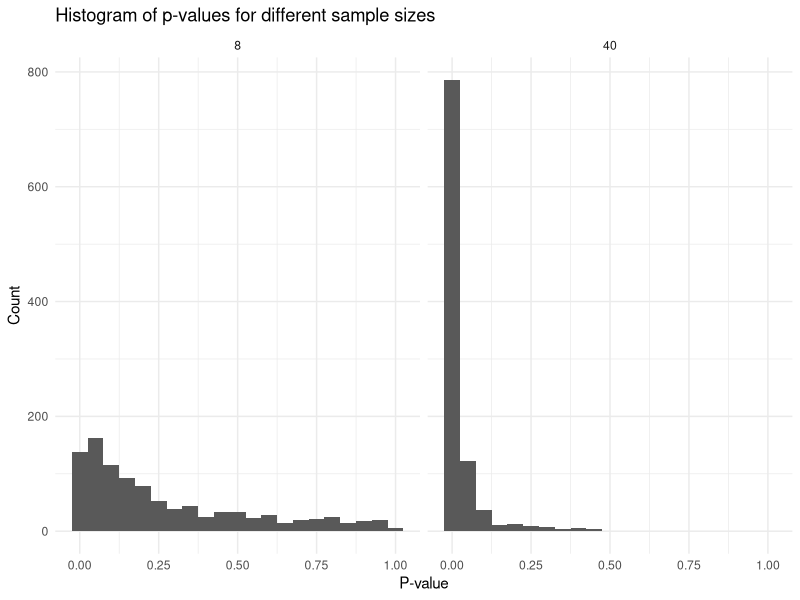
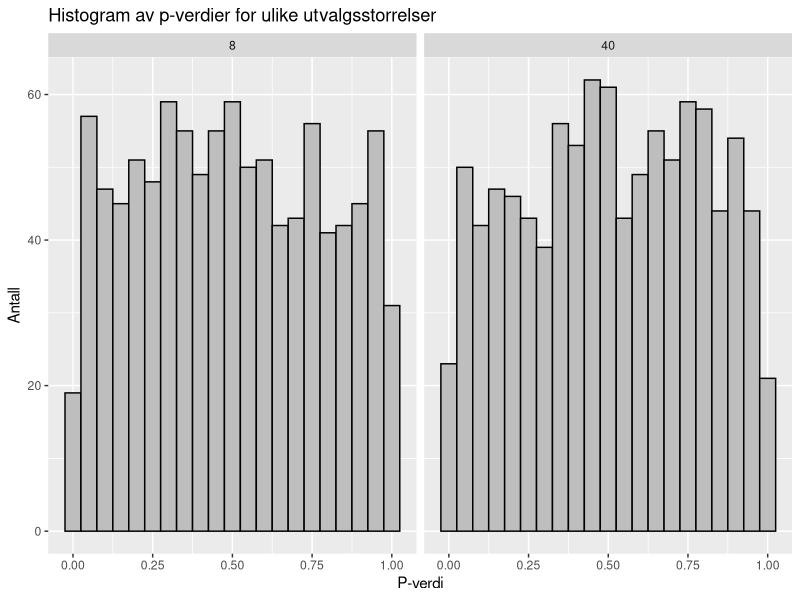

Write R code to recreate these figures, in order.
## ---- chunk 1
#| code-fold: true
#| warning: false
#| message: false

library(tidyverse)

set.seed(1)
population <- rnorm(1000000, mean = 1.5, sd = 3)


samp1 <- data.frame(y = sample(population, 8, replace = FALSE))

samp2 <- data.frame(y = sample(population, 40, replace = FALSE))


m1 <- lm(y ~ 1, data = samp1)
m2 <- lm(y ~ 1, data = samp2)

summary(m1)
summary(m2)


summary_m1 <- summary(m1)
coef_m1 <- coef(summary_m1)

# Estimate, SE, t-verdi, p-verdi for m1
estimate_m1 <- coef_m1[1, "Estimate"]
se_m1 <- coef_m1[1, "Std. Error"]
t_value_m1 <- coef_m1[1, "t value"]
p_value_m1 <- coef_m1[1, "Pr(>|t|)"]

cat("Model m1 (Sample size 8):\n")
cat("Estimate:", estimate_m1, "\nSE:", se_m1, "\nt-value:", t_value_m1, "\np-value:", p_value_m1, "\n\n")

# Summary for m2 (sample size 40)
summary_m2 <- summary(m2)
coef_m2 <- coef(summary_m2)

## Estimate, SE, t-verdi, p-verdi for m2
estimate_m2 <- coef_m2[1, "Estimate"]
se_m2 <- coef_m2[1, "Std. Error"]
t_value_m2 <- coef_m2[1, "t value"]
p_value_m2 <- coef_m2[1, "Pr(>|t|)"]

cat("Model m2 (Sample size 40):\n")
cat("Estimate:", estimate_m2, "\nSE:", se_m2, "\nt-value:", t_value_m2, "\np-value:", p_value_m2, "\n")


## ---- chunk 2
#| code-fold: true

# Create data frames to store the model estimates
results_8 <- data.frame(estimate = rep(NA, 1000), 
                      se = rep(NA, 1000), 
                      pval = rep(NA, 1000), 
                      n = 8)  

results_40 <- data.frame(estimate = rep(NA, 1000), 
                      se = rep(NA, 1000), 
                      pval = rep(NA, 1000), 
                      n = 40)

# A for loop used to sample 1000 studies, each iteration (i) will draw a new sample
# from the population. 

for(i in 1:1000) {
  
  # Draw a sample 
  samp1 <- data.frame(y = sample(population, 8, replace = FALSE))
  samp2 <- data.frame(y = sample(population, 40, replace = FALSE))

  # Model the data
  m1 <- lm(y ~ 1, data = samp1)
  m2 <- lm(y ~ 1, data = samp2)
  
  # Extract values from the models
  results_8[i, 1] <- coef(summary(m1))[1, 1]
  results_8[i, 2] <- coef(summary(m1))[1, 2]
  results_8[i, 3] <- coef(summary(m1))[1, 4]

  results_40[i, 1] <- coef(summary(m2))[1, 1]
  results_40[i, 2] <- coef(summary(m2))[1, 2]
  results_40[i, 3] <- coef(summary(m2))[1, 4]
  
  
}


# Save the results in a combined data frame

results <- bind_rows(results_8, results_40)

library(dplyr)

# Beregn standardavviket for 'estimate' og gjennomsnittet av 'se' for hver gruppestørrelse
results_summary <- results %>%
  group_by(n) %>%
  summarise(sd_estimate = sd(estimate), 
            mean_se = mean(se))

print(results_summary)

library(ggplot2)

# Lag et histogram av p-verdiene for begge prøvestørrelsene
results %>%
  ggplot(aes(pval)) + 
  geom_histogram(binwidth = 0.05) +
  facet_wrap(~ n) +
  labs(title = "Histogram of p-values for different sample sizes",
       x = "P-value", y = "Count") +
  theme_minimal()

# Beregn andelen av studiene som har en p-verdi mindre enn 0.05
results %>%
  filter(pval < 0.05) %>%
  group_by(n) %>%
  summarise(sig_results = n() / 1000) # Vi deler på 1000 fordi vi kjørte 1000 studier

library(pwr)

# Beregn statistisk styrke for n=8
power_8 <- pwr.t.test(n = 8, sig.level = 0.05, d = 1.5/3, type = "one.sample")
print(power_8)

# Beregn statistisk styrke for n=40
power_40 <- pwr.t.test(n = 40, sig.level = 0.05, d = 1.5/3, type = "one.sample")
print(power_40)



## ---- chunk 3
#| code-fold: true

population <- rnorm(1000000, mean = 0, sd = 3)


# Create data frames to store the model estimates
results_8 <- data.frame(estimate = rep(NA, 1000), 
                      se = rep(NA, 1000), 
                      pval = rep(NA, 1000), 
                      n = 8)  

results_40 <- data.frame(estimate = rep(NA, 1000), 
                      se = rep(NA, 1000), 
                      pval = rep(NA, 1000), 
                      n = 40)

# A for loop used to sample 1000 studies, each iteration (i) will draw a new sample
# from the population. 

for(i in 1:1000) {
  
  # Draw a sample 
  samp1 <- data.frame(y = sample(population, 8, replace = FALSE))
  samp2 <- data.frame(y = sample(population, 40, replace = FALSE))

  # Model the data
  m1 <- lm(y ~ 1, data = samp1)
  m2 <- lm(y ~ 1, data = samp2)
  
  # Extract values from the models
  results_8[i, 1] <- coef(summary(m1))[1, 1]
  results_8[i, 2] <- coef(summary(m1))[1, 2]
  results_8[i, 3] <- coef(summary(m1))[1, 4]

  results_40[i, 1] <- coef(summary(m2))[1, 1]
  results_40[i, 2] <- coef(summary(m2))[1, 2]
  results_40[i, 3] <- coef(summary(m2))[1, 4]
  
  
}


# Save the results in a combined data frame

results_null <- bind_rows(results_8, results_40)

## ---- chunk 4
#| code-fold: true

library(ggplot2)
results_null %>%
  ggplot(aes(pval)) + 
  geom_histogram(binwidth = 0.05, color = "black", fill = "gray") +
  facet_wrap(~ n) +
  labs(title = "Histogram av p-verdier for ulike utvalgsstorrelser",
       x = "P-verdi", y = "Antall")

library(dplyr)

false_positives <- results_null %>%
  filter(pval < 0.05) %>%
  group_by(n) %>%
  summarise(false_positive_count = n(), 
            proportion_false_positives = n()/1000)

print(false_positives)
